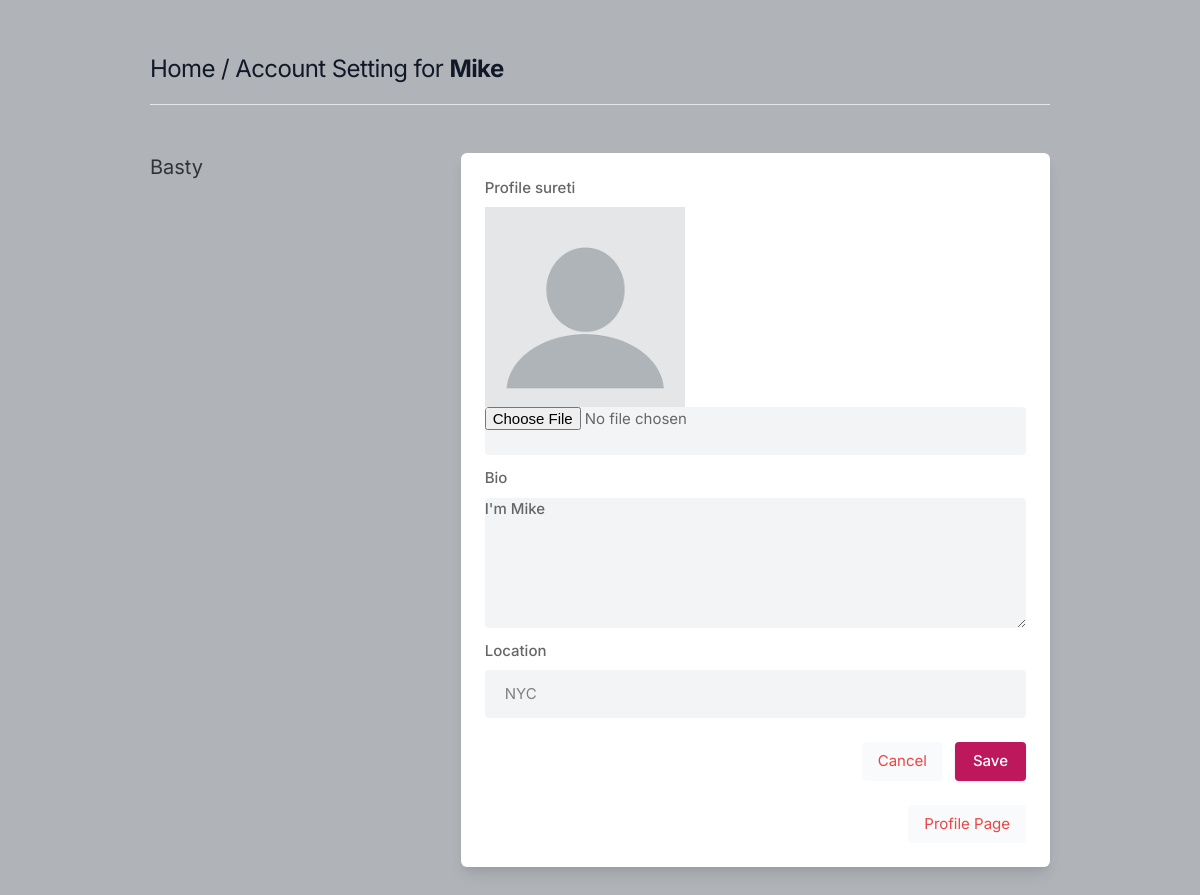
The app's page /settings (signed in), older data.
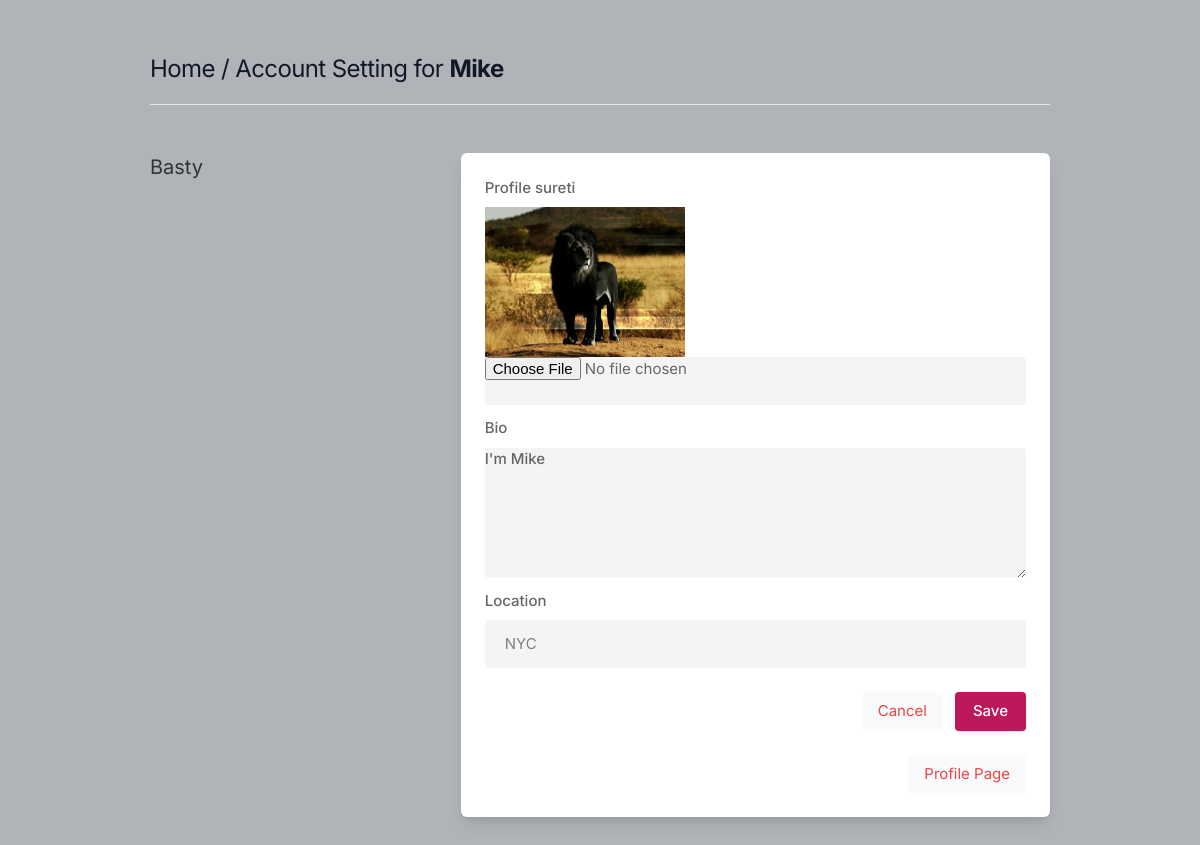
The same page, newer data.
### sn_app/models.py (models this page shows, shortened)
class Profile(models.Model):
    user = models.ForeignKey(User, on_delete=models.CASCADE)
    id_user = models.IntegerField()
    bio = models.TextField(blank=True)
    profileimg = models.ImageField(upload_to='profile_images', default='blank-profile-picture.png')
    location = models.CharField(max_length=100, blank=True)

### sn_app/views.py (the view, shortened to what this page needs)
# urls.py: path('settings', views.settings, name='settings'),
@login_required(login_url='signin')
def settings(request):
    user_profile = Profile.objects.get(user=request.user)
    return render(request, 'setting.html', {'user_profile': user_profile})

### templates/setting.html (shortened to what this page needs)
{% load static %}
<!DOCTYPE html>
<html lang="en">
<head>
    <link rel="stylesheet" href="{% static 'assets/css/icons.css' %}">
    <link rel="stylesheet" href="{% static 'assets/css/uikit.css' %}">
    <link rel="stylesheet" href="{% static 'assets/css/style.css' %}">
    <link rel="stylesheet" href="{% static 'assets/css/tailwind.css' %}">
</head>
<body>
            <div class="container m-auto">
                <h1 class="text-2xl leading-none text-gray-900 tracking-tight mt-3"><a href="/">Home</a> / Account Setting for <b>{{user.username}}</b> </h1>
                <br>
                <hr>
                <div class="grid lg:grid-cols-3 mt-12 gap-8">
                    <div>
                        <h3 class="text-xl mb-2"> Basty</h3>
                    </div>
                    <div class="bg-white rounded-md lg:shadow-lg shadow col-span-2">
                        <form action="" method="POST" enctype="multipart/form-data">
                       <div class="grid grid-cols-2 gap-3 lg:p-6 p-4">
                           <div class="col-span-2">
                                <label for=""> Profile sureti</label>
                               <img width="200" height="200" src="{{user_profile.profileimg.url}}"/>
                                <input type="file" name="image" value="" class="shadow-none bg-gray-100">
                            </div>
                            <div class="col-span-2">
                                <label for="about">Bio</label>
                                <textarea id="about"  name="bio" rows="3"  class="shadow-none bg-gray-100">{{user_profile.bio}}</textarea>
                            </div>
                            <div class="col-span-2">
                                <label for=""> Location</label>
                                <input type="text" name="location" value="{{user_profile.location}}" class="shadow-none bg-gray-100">
                            </div>
                       </div>
                       <div class="bg-gray-10 p-6 pt-0 flex justify-end space-x-3">
                           <button class="p-2 px-4 rounded bg-gray-50 text-red-500"> <a href="/">Cancel</a> </button>
                           <button type="submit" class="button bg-blue-700"> Save </button>
                       </div>
                            <div class="bg-gray-10 p-6 pt-0 flex justify-end space-x-3">
                                <a href="/profile/{{user.username}}" class="p-2 px-4 rounded bg-gray-50 text-red-500">Profile Page</a>
                             </div>
                    </div>
                    <br>
                </div>
            </div>
</body>
</html>

### static/assets/css/style.css (style rules this page uses)
body { background-color: #B0B3B8!important; }
button { vertical-align: middle; }
span.button, button.button { background-color: #be185d; top: 0; color: #fff; position: relative; padding: 8px 18px; line-height: 22px; position: relative; font-weight: 500; font-size: 15px; display: inline-block; -webkit-transition: all 0.2s ease-in-out; transition: all 0.2s ease-in-out; cursor: pointer; overflow: hidden; border: none; border-radius: 4px; -webkit-box-shadow: 0 1px 3px rgba(0, 0, 0, 0.1); box-shadow: 0 1px 3px rgba(0, 0, 0, 0.1); }
input { height: 48px; line-height: 48px; padding: 0 20px; outline: none; font-size: 15px; color: #808080; max-width: 100%; width: 100%; -webkit-box-sizing: border-box; box-sizing: border-box; display: block; font-weight: 400; opacity: 1; border-radius: 4px; border: none; -webkit-box-shadow: 0 1px 4px 0px rgba(0, 0, 0, 0.12); box-shadow: 0 1px 4px 0px rgba(0, 0, 0, 0.12); }
input[type="text"], input[type="password"], input[type="email"], input[type="number"] { height: 48px; line-height: 48px; padding: 0 20px; outline: none; font-size: 15px; color: #808080; max-width: 100%; width: 100%; -webkit-box-sizing: border-box; box-sizing: border-box; display: block; font-weight: 400; opacity: 1; border-radius: 4px; border: none; -webkit-box-shadow: 0 1px 4px 0px rgba(0, 0, 0, 0.12); box-shadow: 0 1px 4px 0px rgba(0, 0, 0, 0.12); }
textarea { height: 48px; line-height: 48px; padding: 0 20px; outline: none; font-size: 15px; color: #808080; margin: 0 0 16px 0; max-width: 100%; width: 100%; -webkit-box-sizing: border-box; box-sizing: border-box; display: block; background-color: #fff; font-weight: 500; opacity: 1; border-radius: 4px; border: none; -webkit-box-shadow: 0 1px 4px 0px rgba(0, 0, 0, 0.12); box-shadow: 0 1px 4px 0px rgba(0, 0, 0, 0.12); }
input { -webkit-transition: all 0.1s ease-in-out; transition: all 0.1s ease-in-out; }
::placeholder { color: #808080; opacity: 1; }
textarea { height: auto; line-height: 27px; padding: 20px; min-height: 130px; -webkit-transition: none !important; transition: none !important; min-width: 100%; }
label, legend { display: block; font-weight: bold; font-size: 15px; font-weight: 500; margin-bottom: 8px; }
button { border: none; margin: 0; padding: 0; width: auto; overflow: visible; background: transparent; color: inherit; font: inherit; line-height: normal; cursor: pointer; }
a { color: #be185d; -webkit-transition: 0.3s; transition: 0.3s; outline: none !important; }
button { outline: none !important; }
img { max-width: 100%; }
body { color: #666; font-size: 15px; line-height: 27px; background-color: #f0f2f5; font-family: "Inter", sans-serif; text-transform: none; }
h1, h2, h3, h4, h5, h6 { font-family: "Inter", sans-serif; text-transform: none; }
input[type="text"], input[type="password"], input[type="email"] { font-family: "Inter", sans-serif; text-transform: none; }
textarea, select { font-family: "Inter", sans-serif; text-transform: none; }
button, body .pac-container { font-family: "Inter", sans-serif; text-transform: none; }
h1, h2, h3, h4, h5, h6 { color: #333; font-weight: 500; margin: 0; padding: 0; }
h1 { font-size: 32px; }
h3 { font-size: 22px; }
b, strong { font-weight: 700 !important; }
@media (min-width: 1024px) { .container { max-width: 900px !important; padding-top: 45px; } }
.shadow-none { -webkit-box-shadow: none !important; box-shadow: none !important; }

Row changes from the older to the newer data that the page shows:
changed Profile "I'm Mike": profileimg: picture added in place of a placeholder
